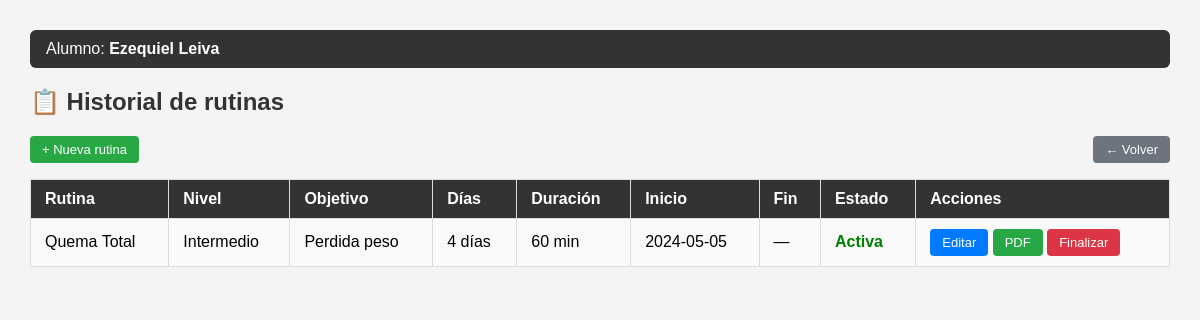
The app's page /historial.php?id_alumno=5 with its own data.
### tables this page shows
CREATE TABLE `alumno` (
  `id_alumno`         int(11)      NOT NULL AUTO_INCREMENT,
  `nombre`            varchar(100) NOT NULL,
  `apellido`          varchar(100) NOT NULL,
  `email`             varchar(150) NOT NULL,
  `fecha_nacimiento`  date         DEFAULT NULL,
  `telefono`          varchar(50)  DEFAULT NULL,
  `perfil_fisico`     longtext DEFAULT NULL CHECK (json_valid(`perfil_fisico`)),
  `fecha_inscripcion` date         DEFAULT NULL,
  `estado`            enum('activo','inactivo','suspendido') DEFAULT 'activo',
  PRIMARY KEY (`id_alumno`),
  UNIQUE KEY `email` (`email`)
);

CREATE TABLE `alumno_rutina` (
  `id_alumno`    int(11) NOT NULL,
  `id_rutina`    int(11) NOT NULL,
  `fecha_inicio` date    NOT NULL,
  `fecha_fin`    date    DEFAULT NULL,
  `estado`       enum('activa','finalizada','pausada') DEFAULT 'activa',
  PRIMARY KEY (`id_alumno`, `id_rutina`, `fecha_inicio`),
  KEY `id_rutina` (`id_rutina`),
  CONSTRAINT `alumno_rutina_ibfk_1` FOREIGN KEY (`id_alumno`) REFERENCES `alumno`  (`id_alumno`) ON DELETE CASCADE,
  CONSTRAINT `alumno_rutina_ibfk_2` FOREIGN KEY (`id_rutina`) REFERENCES `rutina`  (`id_rutina`) ON DELETE CASCADE
);

CREATE TABLE `rutina` (
  `id_rutina`    int(11)      NOT NULL AUTO_INCREMENT,
  `nombre`       varchar(150) NOT NULL,
  `descripcion`  text         DEFAULT NULL,
  `nivel`        enum('principiante','intermedio','avanzado') DEFAULT NULL,
  `duracion_min` int(11)      DEFAULT NULL,
  `objetivo`     enum('perdida_peso','hipertrofia','resistencia','movilidad') DEFAULT NULL,
  `cant_dias`    int(11)      NOT NULL DEFAULT 3,
  PRIMARY KEY (`id_rutina`)
);

### historial.php (the view, shortened to what this page needs)
<?php
require 'db.php';
$id_alumno = isset($_GET['id_alumno']) ? (int)$_GET['id_alumno'] : 0;
$stmt = $conn->prepare("SELECT * FROM alumno WHERE id_alumno = ?");
$stmt->bind_param('i', $id_alumno);
$stmt->execute();
$alumno = $stmt->get_result()->fetch_assoc();
$stmt = $conn->prepare("
    SELECT ar.*, r.nombre, r.nivel, r.objetivo, r.duracion_min, r.cant_dias
    FROM alumno_rutina ar
    JOIN rutina r ON ar.id_rutina = r.id_rutina
    WHERE ar.id_alumno = ?
    ORDER BY ar.fecha_inicio DESC
");
$stmt->bind_param('i', $id_alumno);
$stmt->execute();
$rutinas = $stmt->get_result();
?>
<!DOCTYPE html>
<html lang="es">
<head>
</head>
<body>
<div class="alumno-header">
    Alumno: <strong><?= htmlspecialchars($alumno['nombre'] . ' ' . $alumno['apellido']) ?></strong>
</div>
<h2>📋 Historial de rutinas</h2>
<div class="actions-top">
    <a href="rutina_form.php?id_alumno=<?= $id_alumno ?>" class="btn btn-green">+ Nueva rutina</a>
    <a href="index.php" class="btn btn-gray">← Volver</a>
</div>
<?php if ($rutinas->num_rows === 0): ?>
    <p>Este alumno no tiene rutinas registradas todavía.</p>
<?php else: ?>
<table>
    <tr>
        <th>Rutina</th>
        <th>Nivel</th>
        <th>Objetivo</th>
        <th>Días</th>
        <th>Duración</th>
        <th>Inicio</th>
        <th>Fin</th>
        <th>Estado</th>
        <th>Acciones</th>
    </tr>
    <?php while ($r = $rutinas->fetch_assoc()): ?>
    <tr>
        <td><?= htmlspecialchars($r['nombre']) ?></td>
        <td><?= ucfirst($r['nivel']) ?></td>
        <td><?= str_replace('_', ' ', ucfirst($r['objetivo'])) ?></td>
        <td><?= $r['cant_dias'] ?> días</td>
        <td><?= $r['duracion_min'] ?> min</td>
        <td><?= $r['fecha_inicio'] ?></td>
        <td><?= $r['fecha_fin'] ?? '—' ?></td>
        <td><span class="badge-<?= $r['estado'] ?>"><?= ucfirst($r['estado']) ?></span></td>
        <td>
            <?php if ($r['estado'] === 'activa'): ?>
                <a href="rutina_form.php?id_alumno=<?= $id_alumno ?>&id_rutina=<?= $r['id_rutina'] ?>" class="btn btn-blue">Editar</a>
                <a href="rutina_pdf.php?id_alumno=<?= $id_alumno ?>&id_rutina=<?= $r['id_rutina'] ?>" class="btn btn-green">PDF</a>
                <a href="rutina_delete.php?id_alumno=<?= $id_alumno ?>&id_rutina=<?= $r['id_rutina'] ?>"
                   class="btn btn-red"
                   onclick="return confirm('¿Finalizar esta rutina y pasarla al historial?')">Finalizar</a>
            <?php else: ?>
                <a href="rutina_pdf.php?id_alumno=<?= $id_alumno ?>&id_rutina=<?= $r['id_rutina'] ?>" class="btn btn-green">PDF</a>
            <?php endif; ?>
        </td>
    </tr>
    <?php endwhile; ?>
</table>
<?php endif; ?>
</body>
</html>

### historial.php (style rules this page uses)
body { font-family: Arial, sans-serif; margin: 30px; background: #f4f4f4; }
h2 { color: #333; }
.alumno-header { background: #333; color: #fff; padding: 10px 16px; border-radius: 6px; margin-bottom: 20px; }
table { width: 100%; border-collapse: collapse; background: #fff; }
th, td { padding: 10px 14px; border: 1px solid #ddd; text-align: left; }
th { background: #333; color: #fff; }
tr:nth-child(even) { background: #f9f9f9; }
.badge-activa { color: green; font-weight: bold; }
a { color: #0066cc; text-decoration: none; }
.btn { display: inline-block; padding: 6px 12px; border-radius: 4px; font-size: 13px; }
.btn-blue { background: #007bff; color: #fff; }
.btn-red { background: #dc3545; color: #fff; }
.btn-green { background: #28a745; color: #fff; }
.btn-gray { background: #6c757d; color: #fff; }
.actions-top { display: flex; justify-content: space-between; align-items: center; margin-bottom: 16px; }

### records on screen
alumno: nombre+apellido "Ezequiel Leiva"
alumno_rutina: id_rutina.nombre "Quema Total", id_rutina.nivel "Intermedio", id_rutina.objetivo "Perdida peso", id_rutina.cant_dias "4", id_rutina.duracion_min "60", fecha_inicio "2024-05-05", fecha_fin "—", estado "Activa"
